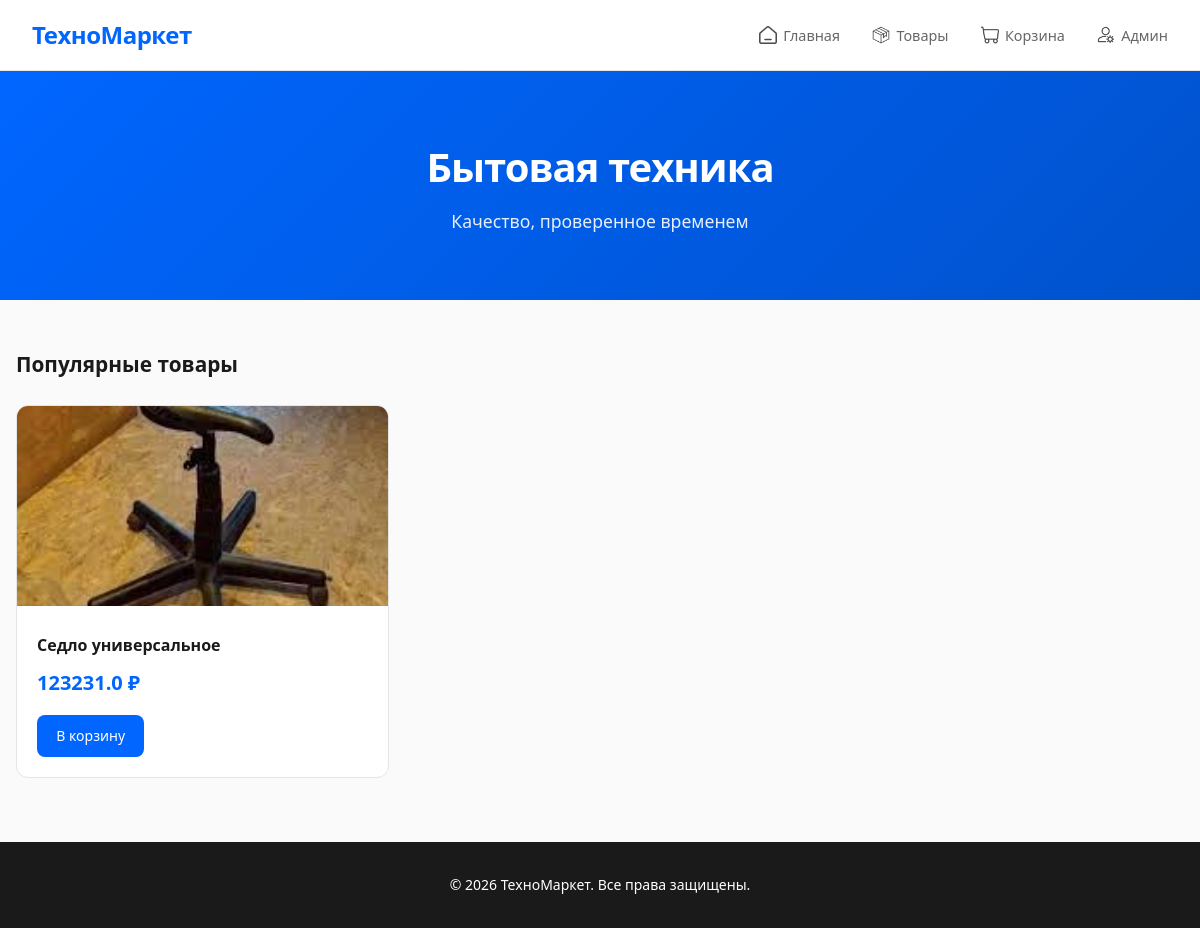
The page / on the database its author committed.
### app.py (models this page shows)
class Product(db.Model):
    id = db.Column(db.Integer, primary_key=True)
    name = db.Column(db.String(200), nullable=False)
    category = db.Column(db.String(100))
    price = db.Column(db.Float, nullable=False)
    stock = db.Column(db.Integer, default=0)
    description = db.Column(db.Text)
    image = db.Column(db.Text, default='default.png')  # base64 encoded image

### app.py (the view)
@app.route('/')
def index():
    products = Product.query.limit(8).all()
    return render_template('index.html', products=products)

### templates/index.html (shortened to what this page needs)
<!DOCTYPE html>
<html lang="ru">
<head>
</head>
<body>
    <header class="header">
        <div class="header-inner">
            <div class="logo">ТехноМаркет</div>
            <nav class="nav">
                <a href="/"><img src="/static/images/home.png" alt=""> Главная</a>
                <a href="/products"><img src="/static/images/products.png" alt=""> Товары</a>
                <a href="/cart"><img src="/static/images/cart.png" alt=""> Корзина</a>
                <a href="/admin/login"><img src="/static/images/admin.png" alt=""> Админ</a>
            </nav>
        </div>
    </header>
    <section class="hero">
        <h1>Бытовая техника</h1>
        <p>Качество, проверенное временем</p>
    </section>
    <main class="container">
        <h2 class="section-title">Популярные товары</h2>
        <div class="products-grid">
            {% for product in products %}
            <article class="product-card">
                <img src="{{ product.image }}" alt="{{ product.name }}" class="product-image">
                <div class="product-info">
                    <h3 class="product-name">{{ product.name }}</h3>
                    <div class="product-price">{{ product.price }} ₽</div>
                    <a href="/add_to_cart/{{ product.id }}" class="btn">В корзину</a>
                </div>
            </article>
            {% endfor %}
        </div>
    </main>
    <footer class="footer">
        <p>© 2026 ТехноМаркет. Все права защищены.</p>
    </footer>
</body>
</html>

### templates/index.html (style rules this page uses)
* { margin: 0; padding: 0; box-sizing: border-box; }
body { font-family: 'Segoe UI', system-ui, sans-serif; background: #fafafa; color: #1a1a1a; line-height: 1.6; }
.header { background: white; padding: 1rem 2rem; position: sticky; top: 0; z-index: 100; border-bottom: 1px solid #e5e5e5; }
.header-inner { max-width: 1200px; margin: 0 auto; display: flex; justify-content: space-between; align-items: center; }
.logo { font-size: 1.5rem; font-weight: 700; color: #0066ff; letter-spacing: -0.5px; }
.nav { display: flex; gap: 2rem; }
.nav a { text-decoration: none; color: #666; font-size: 0.9rem; font-weight: 500; transition: color 0.2s; display: flex; align-items: center; gap: 0.4rem; }
.nav img { width: 18px; height: 18px; opacity: 0.7; }
.hero { background: linear-gradient(135deg, #0066ff 0%, #0052cc 100%); color: white; padding: 4rem 2rem; text-align: center; margin-bottom: 3rem; }
.hero h1 { font-size: 2.5rem; font-weight: 700; margin-bottom: 0.5rem; letter-spacing: -1px; }
.hero p { font-size: 1.1rem; opacity: 0.9; }
.container { max-width: 1200px; margin: 0 auto; padding: 0 1rem; }
.section-title { font-size: 1.3rem; font-weight: 600; margin-bottom: 1.5rem; color: #1a1a1a; }
.products-grid { display: grid; grid-template-columns: repeat(auto-fill, minmax(280px, 1fr)); gap: 1.5rem; margin-bottom: 3rem; }
.product-card { background: white; border-radius: 12px; overflow: hidden; transition: transform 0.2s, box-shadow 0.2s; border: 1px solid #e5e5e5; }
.product-image { width: 100%; height: 200px; object-fit: cover; background: #f5f5f5; }
.product-info { padding: 1.25rem; }
.product-name { font-weight: 600; margin-bottom: 0.5rem; font-size: 1rem; color: #1a1a1a; }
.product-price { font-size: 1.25rem; font-weight: 700; color: #0066ff; margin-bottom: 1rem; }
.btn { display: inline-block; padding: 0.6rem 1.2rem; background: #0066ff; color: white; text-decoration: none; border-radius: 8px; font-size: 0.875rem; font-weight: 500; transition: background 0.2s; border: none; cursor: pointer; }
.footer { background: #1a1a1a; color: white; padding: 2rem; text-align: center; margin-top: 4rem; font-size: 0.875rem; }

### rows shown on the page
Product: image (picture), name "Седло универсальное", price "123231.0"
